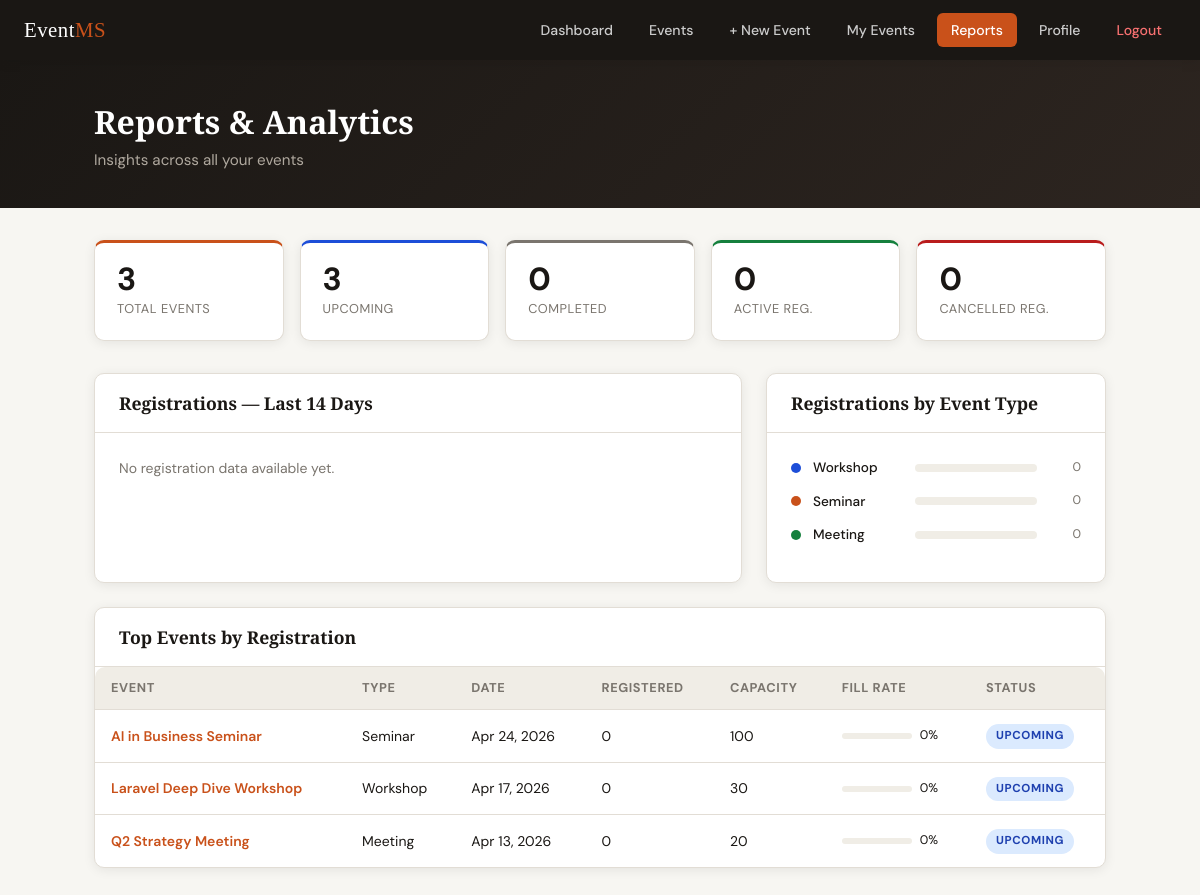
/reports.php (signed in), run on the app's committed database.
### tables this page shows
CREATE TABLE `events` (
  `id`          INT(11)      NOT NULL AUTO_INCREMENT,
  `organizer_id` INT(11)     NOT NULL,
  `title`       VARCHAR(160) NOT NULL,
  `type`        ENUM('seminar','workshop','meeting','conference','webinar','other') NOT NULL DEFAULT 'seminar',
  `description` TEXT         DEFAULT NULL,
  `location`    VARCHAR(255) DEFAULT NULL,
  `event_date`  DATE         NOT NULL,
  `event_time`  TIME         NOT NULL,
  `capacity`    INT(6)       NOT NULL DEFAULT 50,
  `status`      ENUM('upcoming','ongoing','completed','cancelled') NOT NULL DEFAULT 'upcoming',
  `created_at`  TIMESTAMP    NOT NULL DEFAULT CURRENT_TIMESTAMP,
  PRIMARY KEY (`id`),
  KEY `fk_events_organizer` (`organizer_id`),
  CONSTRAINT `fk_events_organizer` FOREIGN KEY (`organizer_id`) REFERENCES `users` (`id`) ON DELETE CASCADE
);

### reports.php (the view, shortened to what this page needs)
<?php
require_once 'db.php';
$uid = current_user_id();
$s = $conn->prepare("SELECT COUNT(*) FROM events WHERE organizer_id=?"); $s->execute([$uid]);
$total_events = (int)$s->fetchColumn();
$s = $conn->prepare("SELECT COUNT(*) FROM events WHERE organizer_id=? AND status='upcoming' AND event_date>=CURDATE()"); $s->execute([$uid]);
$upcoming_events = (int)$s->fetchColumn();
$s = $conn->prepare("SELECT COUNT(*) FROM events WHERE organizer_id=? AND status='completed'"); $s->execute([$uid]);
$completed_events = (int)$s->fetchColumn();
$s = $conn->prepare("
    SELECT COUNT(*) FROM registrations r
    JOIN events e ON e.id=r.event_id
    WHERE e.organizer_id=? AND r.status='registered'
"); $s->execute([$uid]);
$total_registrations = (int)$s->fetchColumn();
$s = $conn->prepare("
    SELECT COUNT(*) FROM registrations r
    JOIN events e ON e.id=r.event_id
    WHERE e.organizer_id=? AND r.status='cancelled'
"); $s->execute([$uid]);
$cancelled_registrations = (int)$s->fetchColumn();
$s = $conn->prepare("
    SELECT e.type, COUNT(r.id) AS cnt
    FROM events e
    LEFT JOIN registrations r ON r.event_id=e.id AND r.status='registered'
    WHERE e.organizer_id=?
    GROUP BY e.type
    ORDER BY cnt DESC
"); $s->execute([$uid]);
$by_type = $s->fetchAll();
$s = $conn->prepare("
    SELECT e.id, e.title, e.type, e.event_date, e.capacity, e.status,
      COUNT(r.id) AS reg_count,
      ROUND(COUNT(r.id)/e.capacity*100, 0) AS fill_pct
    FROM events e
    LEFT JOIN registrations r ON r.event_id=e.id AND r.status='registered'
    WHERE e.organizer_id=?
    GROUP BY e.id
    ORDER BY reg_count DESC
    LIMIT 10
"); $s->execute([$uid]);
$top_events = $s->fetchAll();
$trend = [];
for ($i = 13; $i >= 0; $i--) {
    $day = date('Y-m-d', strtotime("-$i days"));
    $trend[$day] = 0;
}
$trend_max = max(array_values($trend)) ?: 1;
?>
<!DOCTYPE html>
<html lang="en">
<head>
<link rel="stylesheet" href="style.css">
</head>
<body>
<nav class="navbar">
  <a href="dashboard.php" class="navbar-brand">Event<span>MS</span></a>
  <div class="navbar-nav">
    <a href="dashboard.php">Dashboard</a>
    <a href="events.php">Events</a>
    <a href="create_event.php">+ New Event</a>
    <a href="my_events.php">My Events</a>
    <a href="reports.php" class="active">Reports</a>
    <a href="profile.php">Profile</a>
    <a href="logout.php" style="color:#f87171;">Logout</a>
  </div>
</nav>
<div class="page-header">
  <div class="container">
    <div>
      <h1>Reports &amp; Analytics</h1>
      <p>Insights across all your events</p>
    </div>
  </div>
</div>
<div class="container" style="padding-bottom:48px;">
  <div class="stats-grid" style="grid-template-columns:repeat(auto-fill,minmax(160px,1fr));">
    <div class="stat-card stat-accent">
      <div class="stat-number"><?= $total_events ?></div>
      <div class="stat-label">Total Events</div>
    </div>
    <div class="stat-card stat-blue">
      <div class="stat-number"><?= $upcoming_events ?></div>
      <div class="stat-label">Upcoming</div>
    </div>
    <div class="stat-card" style="border-top:3px solid var(--text-muted);">
      <div class="stat-number"><?= $completed_events ?></div>
      <div class="stat-label">Completed</div>
    </div>
    <div class="stat-card stat-green">
      <div class="stat-number"><?= $total_registrations ?></div>
      <div class="stat-label">Active Reg.</div>
    </div>
    <div class="stat-card" style="border-top:3px solid var(--red);">
      <div class="stat-number"><?= $cancelled_registrations ?></div>
      <div class="stat-label">Cancelled Reg.</div>
    </div>
  </div>
  <div style="display:grid;grid-template-columns:1fr 340px;gap:24px;margin-bottom:24px;">
    <div class="card">
      <div class="card-header">
        <h3>Registrations — Last 14 Days</h3>
      </div>
      <div class="card-body">
        <?php if ($total_registrations > 0): ?>
        <div class="bar-chart">
          <?php foreach ($trend as $day => $cnt): ?>
          <div class="bar-col" title="<?= $day ?>: <?= $cnt ?> registrations">
            <div class="bar" style="height:<?= round($cnt / $trend_max * 80) ?>px;"></div>
            <span class="bar-label"><?= date('M j', strtotime($day)) ?></span>
          </div>
          <?php endforeach; ?>
        </div>
        <p class="text-xs text-muted mt-8">Each bar represents registrations received on that day.</p>
        <?php else: ?>
          <p class="text-muted text-sm">No registration data available yet.</p>
        <?php endif; ?>
      </div>
    </div>
    <div class="card">
      <div class="card-header"><h3>Registrations by Event Type</h3></div>
      <div class="card-body">
        <?php
        $type_colors = ['seminar'=>'#c9511a','workshop'=>'#1d4ed8','meeting'=>'#15803d','conference'=>'#7c3aed','webinar'=>'#d97706','other'=>'#6b7280'];
        if ($by_type):
          foreach ($by_type as $row):
            $col  = $type_colors[$row['type']] ?? '#888';
        ?>
        <div class="type-row">
          <div class="type-dot" style="background:<?= $col ?>;"></div>
          <span style="min-width:90px;font-size:.85rem;font-weight:500;"><?= ucfirst($row['type']) ?></span>
          <div class="type-bar-bg">
          </div>
          <span class="text-xs text-muted" style="min-width:32px;text-align:right;"><?= $row['cnt'] ?></span>
        </div>
        <?php endforeach; else: ?>
          <p class="text-muted text-sm">No data yet.</p>
        <?php endif; ?>
      </div>
    </div>
  </div>
  <div class="card">
    <div class="card-header">
      <h3>Top Events by Registration</h3>
    </div>
    <div class="table-wrap">
      <?php if ($top_events): ?>
      <table>
        <thead>
          <tr><th>Event</th><th>Type</th><th>Date</th><th>Registered</th><th>Capacity</th><th>Fill Rate</th><th>Status</th></tr>
        </thead>
        <tbody>
        <?php foreach ($top_events as $ev): ?>
          <tr>
            <td><a href="view_event.php?id=<?= $ev['id'] ?>" class="fw-600"><?= htmlspecialchars($ev['title']) ?></a></td>
            <td><?= ucfirst($ev['type']) ?></td>
            <td><?= date('M j, Y', strtotime($ev['event_date'])) ?></td>
            <td><?= $ev['reg_count'] ?></td>
            <td><?= $ev['capacity'] ?></td>
            <td>
              <div style="display:flex;align-items:center;gap:8px;">
                <div style="width:70px;height:6px;background:var(--surface-2);border-radius:20px;overflow:hidden;">
                </div>
                <span class="text-xs"><?= $ev['fill_pct'] ?>%</span>
              </div>
            </td>
            <td><span class="badge badge-<?= $ev['status'] ?>"><?= ucfirst($ev['status']) ?></span></td>
          </tr>
        <?php endforeach; ?>
        </tbody>
      </table>
      <?php endif; ?>
    </div>
  </div>
</div>
</body>
</html>

### style.css (style rules this page uses)
:root { --bg: #f7f6f2; --surface: #ffffff; --surface-2: #f0ede6; --border: #e2ddd5; --text: #1a1714; --text-muted: #7a756e; --accent: #c9511a; --accent-dark: #a0400e; --accent-soft: #f9ede7; --blue: #1d4ed8; --green: #15803d; --green-soft: #dcfce7; --red: #b91c1c; --red-soft: #fee2e2; --yellow: #d97706; --yellow-soft: #fef3c7; --radius: 10px; --shadow: 0 2px 12px rgba(0,0,0,.08); --shadow-lg: 0 8px 32px rgba(0,0,0,.12); --transition: 0.18s ease; }
*, *::before, *::after { box-sizing: border-box; margin: 0; padding: 0; }
html { font-size: 16px; scroll-behavior: smooth; }
body { font-family: 'DM Sans', sans-serif; background: var(--bg); color: var(--text); min-height: 100vh; line-height: 1.6; }
a { color: var(--accent); text-decoration: none; transition: color var(--transition); }
h1, h2, h3 { font-family: 'Playfair Display', serif; line-height: 1.25; }
.container { max-width: 1060px; margin: 0 auto; padding: 0 24px; }
.navbar { background: var(--text); padding: 0 24px; display: flex; align-items: center; justify-content: space-between; height: 60px; position: sticky; top: 0; z-index: 100; box-shadow: var(--shadow); }
.navbar-brand { font-family: 'Playfair Display', serif; font-size: 1.3rem; color: #fff; letter-spacing: .5px; }
.navbar-brand span { color: var(--accent); }
.navbar-nav { display: flex; align-items: center; gap: 8px; }
.navbar-nav a { color: #ccc; font-size: .88rem; font-weight: 500; padding: 6px 14px; border-radius: 6px; transition: background var(--transition), color var(--transition); }
.navbar-nav a.active { background: var(--accent); color: #fff; }
.page-header { background: linear-gradient(135deg, #1a1714 0%, #2d2520 100%); color: #fff; padding: 42px 24px 36px; margin-bottom: 32px; }
.page-header .container { display: flex; justify-content: space-between; align-items: flex-end; flex-wrap: wrap; gap: 16px; }
.page-header h1 { font-size: 2rem; color: #fff; }
.page-header p { color: #b0a99f; margin-top: 6px; font-size: .95rem; }
.card { background: var(--surface); border: 1px solid var(--border); border-radius: var(--radius); box-shadow: var(--shadow); overflow: hidden; }
.card-header { padding: 18px 24px; border-bottom: 1px solid var(--border); display: flex; align-items: center; justify-content: space-between; gap: 12px; }
.card-header h3 { font-size: 1.1rem; }
.card-body { padding: 24px; }
.table-wrap { overflow-x: auto; border-radius: var(--radius); }
table { width: 100%; border-collapse: collapse; }
th { background: var(--surface-2); font-size: .8rem; font-weight: 700; text-transform: uppercase; letter-spacing: .6px; color: var(--text-muted); padding: 11px 16px; text-align: left; border-bottom: 1px solid var(--border); }
td { padding: 13px 16px; font-size: .875rem; border-bottom: 1px solid var(--border); vertical-align: middle; }
tr:last-child td { border-bottom: none; }
.badge { display: inline-block; font-size: .72rem; font-weight: 700; text-transform: uppercase; letter-spacing: .6px; padding: 3px 10px; border-radius: 20px; }
.badge-upcoming { background: #dbeafe; color: #1e40af; }
.stats-grid { display: grid; grid-template-columns: repeat(auto-fill, minmax(180px, 1fr)); gap: 16px; margin-bottom: 32px; }
.stat-card { background: var(--surface); border: 1px solid var(--border); border-radius: var(--radius); padding: 20px 22px; box-shadow: var(--shadow); }
.stat-card .stat-number { font-size: 2rem; font-weight: 700; line-height: 1; margin-bottom: 4px; }
.stat-card .stat-label { font-size: .8rem; color: var(--text-muted); text-transform: uppercase; letter-spacing: .5px; }
.stat-accent { border-top: 3px solid var(--accent); }
.stat-green { border-top: 3px solid var(--green); }
.stat-blue { border-top: 3px solid var(--blue); }
.text-muted { color: var(--text-muted); }
.text-sm { font-size: .875rem; }
.text-xs { font-size: .78rem; }
.fw-600 { font-weight: 600; }

### reports.php (style rules this page uses)
.type-row { display: flex; align-items: center; gap: 12px; margin-bottom: 12px; }
.type-dot { width: 10px; height: 10px; border-radius: 50%; flex-shrink: 0; }
.type-bar-bg { flex: 1; height: 8px; background: var(--surface-2); border-radius: 20px; overflow: hidden; }

### data on the page
events: title "AI in Business Seminar", type "Seminar", event_date "Apr 24, 2026", reg_count "0", capacity "100", fill_pct "0", status "UPCOMING"
events: title "Laravel Deep Dive Workshop", type "Workshop", event_date "Apr 17, 2026", reg_count "0", capacity "30", fill_pct "0", status "UPCOMING"
events: title "Q2 Strategy Meeting", type "Meeting", event_date "Apr 13, 2026", reg_count "0", capacity "20", fill_pct "0", status "UPCOMING"

### other printed values
$total_events "3"
$upcoming_events "3"
$completed_events "0"
$total_registrations "0"
$cancelled_registrations "0"
$row['type'] "Workshop"
$row['cnt'] "0"
$row['type'] "Seminar"
$row['type'] "Meeting"
